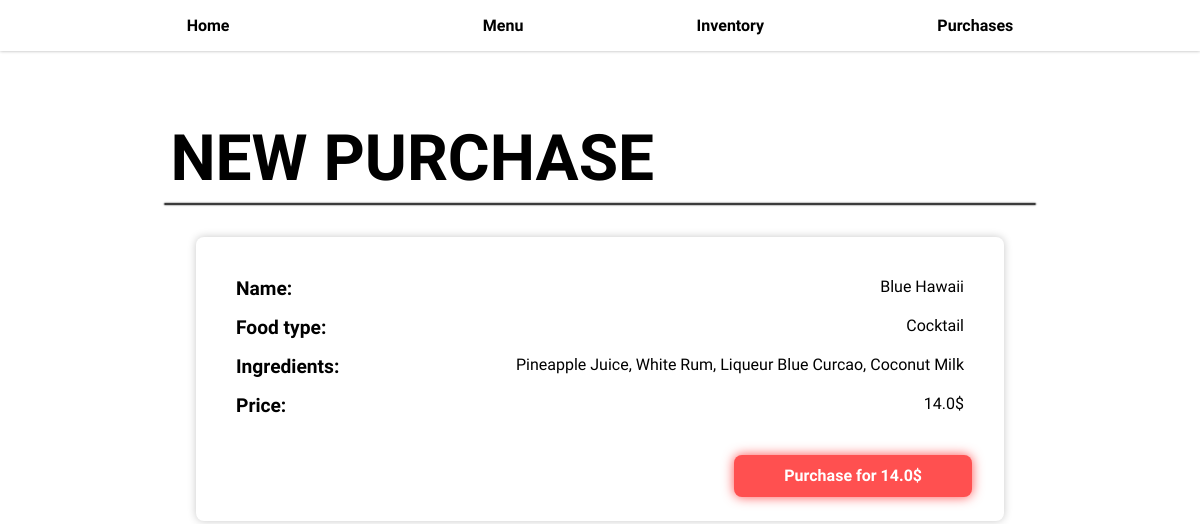
Screenshot of /new-purchase/1 with the database file from the repository.
### base/models.py (models this page shows, shortened)
class MenuItem(models.Model):
	id = models.IntegerField(primary_key=True)
	name = models.CharField(max_length=100)
	price = models.FloatField(default=0.0)
	food_type = models.CharField(max_length=50, default="cocktail")

### base/views.py (the view, shortened to what this page needs)
# urls.py: path("new-purchase/", views.new_purchase, name="newpurchase"),
def new_purchase(request, menu_item_id):
	menu_item_id = int(menu_item_id)
	item = MenuItem.objects.all()[menu_item_id - 1]
	context = {}
	context["item"] = item
	ingredient_list_string = get_menu_item_ingredient_list(item)
	context["ingredient_list"] = ingredient_list_string
	return render(request, "purchases/new_purchase.html", context)

### base/helper_functions.py (called while the page is built)
def get_menu_item_ingredient_list(item):
	item_requirements = MenuItemRequirement.objects.filter(menu_item_id=item)
	ingredient_list_string = ""
	if len(item_requirements) != 0:
		for req in item_requirements:
			if not req.ingredient_id:
				break
			ingredient = req.ingredient_id.name
			ingredient_list_string += ingredient + ', '
	ingredient_list_string = ingredient_list_string[:-2]
	return ingredient_list_string

### templates/purchases/new_purchase.html
{% extends "base.html" %}
{% load static %}
{% block content %}
<section class="new-purchase-section">
	<h1 class="section-title">NEW PURCHASE</h1>
	<hr />
	{% include "purchases/new_purchase_form.html" %}
</section>
{% endblock %}

### templates/purchases/new_purchase_form.html (shortened to what this page needs)
{% load static %} {% block head %}
<link
  rel="stylesheet"
  href="{% static 'styles/purchases/new_purchase_form.css' %}"
/>
<link
  rel="stylesheet"
  href="{% static 'styles/base.css' %}"
/>
{% endblock %}
<form class="new-purchase-form" action="" method="POST">
  <div class="new-purchase-form-desc-box">
    <div class="new-purchase-form-desc-title">Name:</div>
    <div>{{ item.name }}</div>
  </div>
  <div class="new-purchase-form-desc-box">
    <div class="new-purchase-form-desc-title">Food type:</div>
    <div>{{ item.food_type|title }}</div>
  </div>
  <div class="new-purchase-form-desc-box">
    <div class="new-purchase-form-desc-title">Ingredients:</div>
    <div>{{ ingredient_list }}</div>
  </div>
  <div class="new-purchase-form-desc-box">
    <div class="new-purchase-form-desc-title">Price:</div>
    <div>{{ item.price }}$</div>
  </div>
  <input class="btn btn-red new-purchase-form-submit-btn" type="submit" value="Purchase for {{item.price}}$" />
</form>

### static/styles/base.css (style rules this page uses)
* { margin: 0; padding: 0; box-sizing: border-box; font-family: "Work Sans", sans-serif; }
.btn { border-radius: 8px; width: fit-content; padding: .6em 3em; font-weight: bold; font-size: 1em; transition: .3s; cursor: pointer; }
.btn-red { background-color: #ff5050; box-shadow: 0 0 .7em #ff5050; border: 2px solid transparent; color: white; border-radius: 8px; }
hr { border: 1px solid rgba(0, 0, 0, 0.769); box-shadow: 0 0 .1em black; border-radius: 10px; }
.section-title { margin: .1em; font-size: 4em; }
section { padding: 4em; width: 100%; max-width: 1000px; margin: auto; }

### static/styles/purchases/new_purchase_form.css (style rules this page uses)
.new-purchase-form { display: flex; flex-direction: column; margin: 2em; padding: 2em; padding-bottom: 6em; box-shadow: 0 0 .5em rgb(200, 200, 200); border-radius: 8px; position: relative; }
.new-purchase-form-desc-box { display: flex; justify-content: space-between; margin: .5em; }
.new-purchase-form-desc-title { font-weight: bold; font-size: 1.2em; }
.new-purchase-form-submit-btn { position: absolute; right: 2em; bottom: 1.5em; }

### rows the page displays
MenuItem: name "Blue Hawaii", food_type "Cocktail", price "14.0", price "Purchase for 14.0$"

### other values shown
{{ ingredient_list }} "Pineapple Juice, White Rum, Liqueur Blue Curcao, Coconut Milk"
